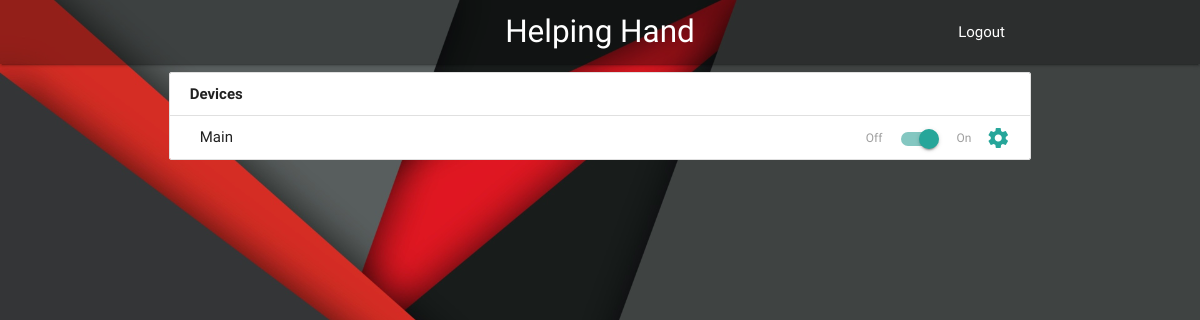
Before: / (signed in) with the older database file.
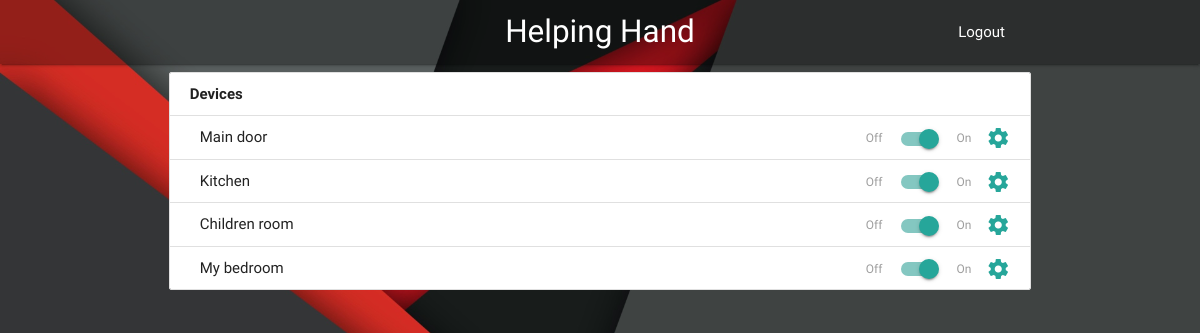
After: the same page with the newer database file.
### MainApp/models.py (models this page shows, shortened)
class Device(models.Model):
    user = models.ForeignKey(User, on_delete=models.CASCADE, related_name='device')
    name = models.CharField(max_length=100,default="device")
    state = models.BooleanField(default=True)
    ip = models.GenericIPAddressField(default="127.0.0.1")

### MainApp/views.py (the view)
# urls.py: url(r'', views.index, name="index"),
def index(request):
    if request.method == "GET":
        if not request.session.get("username", ""):
            return redirect("/login")
        return render(request, "index.html",
                      {"Devices":
                          Device.objects.filter(
                              user=User.objects.filter(username=request.session.get("username", "")).first()),
                          "Configs":
                              Configuration.objects.filter(device=Device.objects.filter(
                                  user=User.objects.filter(username=request.session.get("username", "")).first()).first()),
                          "Days":
                              Day.objects.filter(
                                  configuration=Configuration.objects.filter(device=Device.objects.filter(
                                      user=User.objects.filter(username=request.session.get("username", "")))))})

### templates/index.html (shortened to what this page needs)
<!DOCTYPE html>
<html lang="en">
<head>
    {% load static %}
    <link type="text/css" rel="stylesheet" href="../static/css/materialize.min.css" media="screen,projection"/>
    <link type="text/css" rel="stylesheet" href="../static/css/style.css" media="screen,projection"/>
</head>
<body>
<nav style="background: rgba(0,0,0,0.31)">
    <div class="nav-wrapper container">
        <a href="" class="brand-logo center">Helping Hand</a>
        <ul id="nav-mobile" class="right hide-on-med-and-down">
            <li><a href="logout">Logout</a></li>
        </ul>
    </div>
</nav>
<main class="container">
    <div class="row small-preview">
        <ul class="collection with-header">
            <li class="collection-header"><b>Devices</b></li>
            {% for device in Devices %}
                <li class="collection-item ">{{ device.name }}
                    <div class="secondary-content">
                        <form action="/config" method="post">
                            <button type="submit" name="device_name" value="{{ device.name }}" class="btn-link"><i
                                    class="material-icons">settings</i></button>
                        </form>
                    </div>
                    <div class="secondary-content" style="margin-right: 15px">
                        <div class="switch">
                            <label>
                                Off
                                <span class="lever"></span>
                                On
                            </label>
                        </div>
                    </div>
                </li>
            {% endfor %}
        </ul>
    </div>
</main>
</body>
</html>

### static/css/style.css (style rules this page uses)
body { background-image: url("../images/641878.jpg"); background-size: 100% auto; }
.btn-link { border:none; outline:none; background:none; cursor:pointer; padding:0; font-family:inherit; font-size:inherit; }

Changed rows visible on the page:
changed Device: name "Main" → "Main door"
added Device: name "Kitchen"
added Device: name "Children room"
added Device: name "My bedroom"
